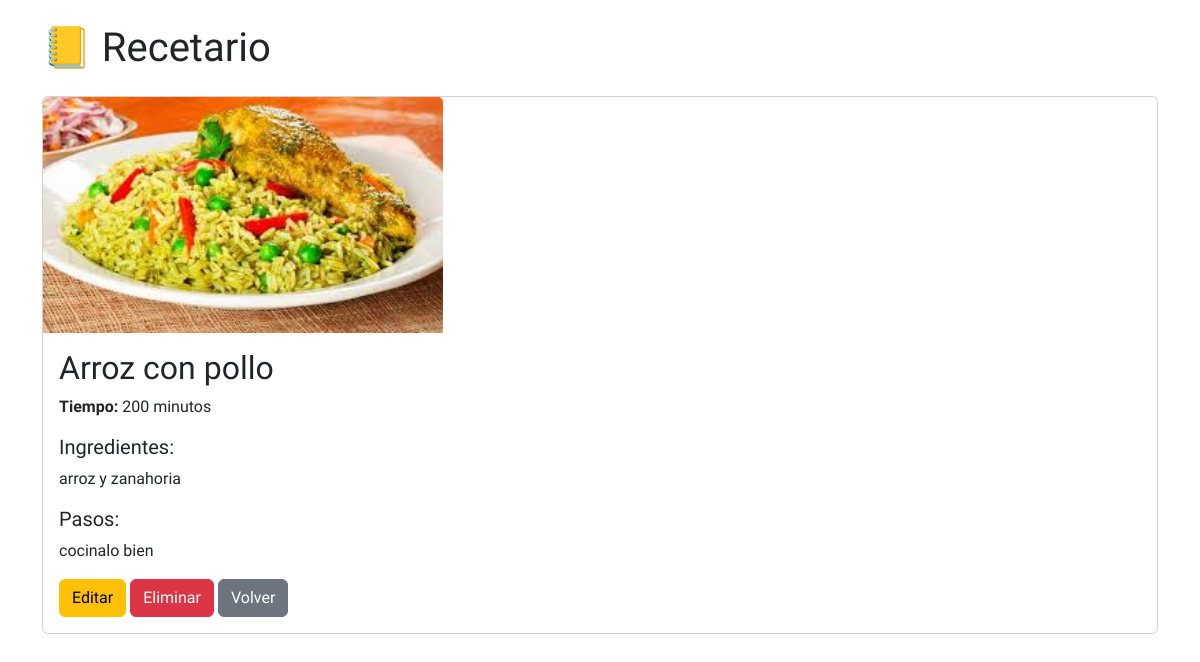
Screenshot of /receta/3/ with the database file from the repository.
### core/models.py (models this page shows, shortened)
class Receta(models.Model):
    titulo = models.CharField(max_length=200)
    descripcion = models.TextField()
    ingredientes = models.TextField()
    pasos = models.TextField()
    tiempo_preparacion = models.IntegerField(help_text="Minutos")
    imagen = models.ImageField(upload_to='recetas/', null=True, blank=True)
    creado = models.DateTimeField(auto_now_add=True)

### core/views.py (the view)
# urls.py: path('receta/<int:receta_id>/', views.detalle_receta, name='detalle_receta'),
def detalle_receta(request, receta_id):
    receta = get_object_or_404(Receta, id=receta_id)
    return render(request, 'core/detalle_receta.html', {'receta': receta})

### core/templates/core/detalle_receta.html (shortened to what this page needs)
{% extends 'core/base.html' %}
{% block content %}
<div class="card mb-3">
    {% if receta.imagen %}
    <img src="{{ receta.imagen.url }}" class="card-img-top" alt="{{ receta.titulo }}">
    {% endif %}
    <div class="card-body">
        <h2 class="card-title">{{ receta.titulo }}</h2>
        <p><strong>Tiempo:</strong> {{ receta.tiempo_preparacion }} minutos</p>
        <h5>Ingredientes:</h5>
        <p>{{ receta.ingredientes }}</p>
        <h5>Pasos:</h5>
        <p>{{ receta.pasos }}</p>
        <a href="{% url 'editar_receta' receta.id %}" class="btn btn-warning">Editar</a>
        <a href="{% url 'eliminar_receta' receta.id %}" class="btn btn-danger">Eliminar</a>
        <a href="{% url 'lista_recetas' %}" class="btn btn-secondary">Volver</a>
    </div>
</div>
{% endblock %}

### core/static/core/styles.css (style rules this page uses)
* { font-family: "Red Hat Display", sans-serif; }
img { max-width: 400px; }

### rows the page displays
Receta: imagen (picture), titulo "Arroz con pollo", tiempo_preparacion "200", ingredientes "arroz y zanahoria", pasos "cocinalo bien"
